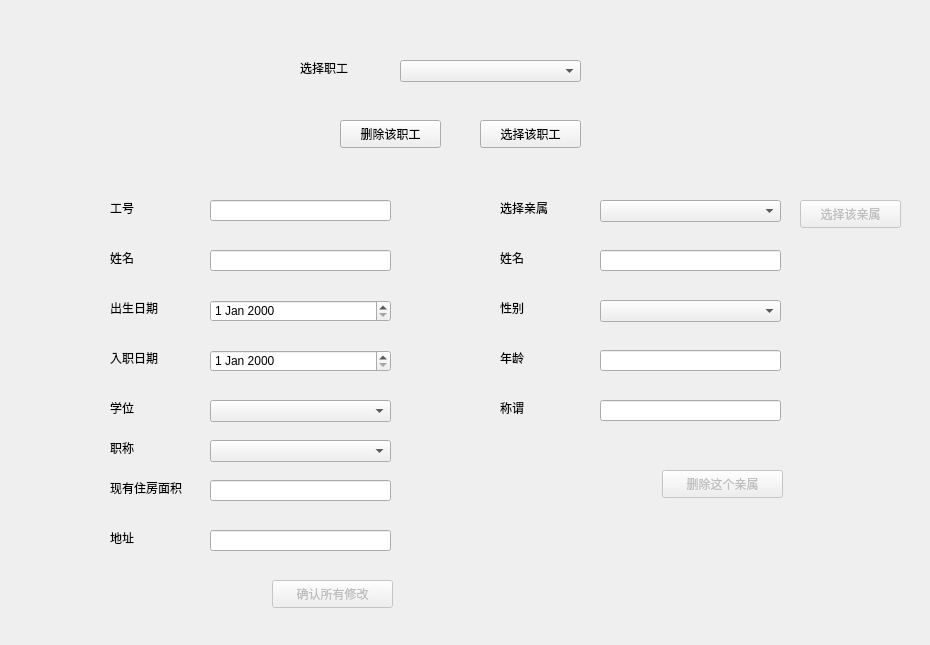
<?xml version="1.0" encoding="UTF-8"?>
<ui version="4.0">
 <class>EditWorkerInfo</class>
 <widget class="QWidget" name="EditWorkerInfo">
  <property name="geometry">
   <rect>
    <x>0</x>
    <y>0</y>
    <width>930</width>
    <height>645</height>
   </rect>
  </property>
  <property name="windowTitle">
   <string>编辑信息</string>
  </property>
  <widget class="QLabel" name="worker_id_label">
   <property name="geometry">
    <rect>
     <x>110</x>
     <y>200</y>
     <width>72</width>
     <height>15</height>
    </rect>
   </property>
   <property name="text">
    <string>工号</string>
   </property>
  </widget>
  <widget class="QLineEdit" name="workerIDEdit">
   <property name="geometry">
    <rect>
     <x>210</x>
     <y>200</y>
     <width>181</width>
     <height>21</height>
    </rect>
   </property>
  </widget>
  <widget class="QComboBox" name="chooseWorkerBox">
   <property name="geometry">
    <rect>
     <x>400</x>
     <y>60</y>
     <width>181</width>
     <height>22</height>
    </rect>
   </property>
  </widget>
  <widget class="QLabel" name="worker_label">
   <property name="geometry">
    <rect>
     <x>300</x>
     <y>60</y>
     <width>72</width>
     <height>15</height>
    </rect>
   </property>
   <property name="text">
    <string>选择职工</string>
   </property>
  </widget>
  <widget class="QPushButton" name="confirm_edit_button">
   <property name="enabled">
    <bool>false</bool>
   </property>
   <property name="geometry">
    <rect>
     <x>272</x>
     <y>580</y>
     <width>121</width>
     <height>28</height>
    </rect>
   </property>
   <property name="text">
    <string>确认所有修改</string>
   </property>
  </widget>
  <widget class="QLineEdit" name="WorkerNameEdit">
   <property name="geometry">
    <rect>
     <x>210</x>
     <y>250</y>
     <width>181</width>
     <height>21</height>
    </rect>
   </property>
  </widget>
  <widget class="QLabel" name="worker_name_label">
   <property name="geometry">
    <rect>
     <x>110</x>
     <y>250</y>
     <width>72</width>
     <height>15</height>
    </rect>
   </property>
   <property name="text">
    <string>姓名</string>
   </property>
  </widget>
  <widget class="QLabel" name="worker_date_label">
   <property name="geometry">
    <rect>
     <x>110</x>
     <y>350</y>
     <width>72</width>
     <height>15</height>
    </rect>
   </property>
   <property name="text">
    <string>入职日期</string>
   </property>
  </widget>
  <widget class="QLabel" name="worker_degree_label">
   <property name="geometry">
    <rect>
     <x>110</x>
     <y>400</y>
     <width>72</width>
     <height>15</height>
    </rect>
   </property>
   <property name="text">
    <string>学位</string>
   </property>
  </widget>
  <widget class="QLineEdit" name="WorkerAreaEdit">
   <property name="geometry">
    <rect>
     <x>210</x>
     <y>480</y>
     <width>181</width>
     <height>21</height>
    </rect>
   </property>
  </widget>
  <widget class="QLabel" name="worker_area_label">
   <property name="geometry">
    <rect>
     <x>110</x>
     <y>480</y>
     <width>91</width>
     <height>16</height>
    </rect>
   </property>
   <property name="text">
    <string>现有住房面积</string>
   </property>
  </widget>
  <widget class="QLineEdit" name="WorkerAddressEdit">
   <property name="geometry">
    <rect>
     <x>210</x>
     <y>530</y>
     <width>181</width>
     <height>21</height>
    </rect>
   </property>
  </widget>
  <widget class="QLabel" name="worker_address_label">
   <property name="geometry">
    <rect>
     <x>110</x>
     <y>530</y>
     <width>72</width>
     <height>15</height>
    </rect>
   </property>
   <property name="text">
    <string>地址</string>
   </property>
  </widget>
  <widget class="QPushButton" name="delete_this_relative_button">
   <property name="enabled">
    <bool>false</bool>
   </property>
   <property name="geometry">
    <rect>
     <x>662</x>
     <y>470</y>
     <width>121</width>
     <height>28</height>
    </rect>
   </property>
   <property name="text">
    <string>删除这个亲属</string>
   </property>
  </widget>
  <widget class="QLineEdit" name="relativeNameEdit">
   <property name="geometry">
    <rect>
     <x>600</x>
     <y>250</y>
     <width>181</width>
     <height>21</height>
    </rect>
   </property>
  </widget>
  <widget class="QLabel" name="relative_age_label">
   <property name="geometry">
    <rect>
     <x>500</x>
     <y>350</y>
     <width>72</width>
     <height>15</height>
    </rect>
   </property>
   <property name="text">
    <string>年龄</string>
   </property>
  </widget>
  <widget class="QLabel" name="relative_appellation_label">
   <property name="geometry">
    <rect>
     <x>500</x>
     <y>400</y>
     <width>72</width>
     <height>15</height>
    </rect>
   </property>
   <property name="text">
    <string>称谓</string>
   </property>
  </widget>
  <widget class="QLabel" name="relative_name_label">
   <property name="geometry">
    <rect>
     <x>500</x>
     <y>250</y>
     <width>72</width>
     <height>15</height>
    </rect>
   </property>
   <property name="text">
    <string>姓名</string>
   </property>
  </widget>
  <widget class="QLineEdit" name="relativeAgeEdit">
   <property name="geometry">
    <rect>
     <x>600</x>
     <y>350</y>
     <width>181</width>
     <height>21</height>
    </rect>
   </property>
  </widget>
  <widget class="QLineEdit" name="relativeAppellationEdit">
   <property name="geometry">
    <rect>
     <x>600</x>
     <y>400</y>
     <width>181</width>
     <height>21</height>
    </rect>
   </property>
  </widget>
  <widget class="QLabel" name="relative_label">
   <property name="geometry">
    <rect>
     <x>500</x>
     <y>200</y>
     <width>72</width>
     <height>15</height>
    </rect>
   </property>
   <property name="text">
    <string>选择亲属</string>
   </property>
  </widget>
  <widget class="QLabel" name="relative_gender_label">
   <property name="geometry">
    <rect>
     <x>500</x>
     <y>300</y>
     <width>72</width>
     <height>15</height>
    </rect>
   </property>
   <property name="text">
    <string>性别</string>
   </property>
  </widget>
  <widget class="QComboBox" name="chooseRelativeBox">
   <property name="geometry">
    <rect>
     <x>600</x>
     <y>200</y>
     <width>181</width>
     <height>22</height>
    </rect>
   </property>
  </widget>
  <widget class="QPushButton" name="confirmButton">
   <property name="geometry">
    <rect>
     <x>480</x>
     <y>120</y>
     <width>101</width>
     <height>28</height>
    </rect>
   </property>
   <property name="text">
    <string>选择该职工</string>
   </property>
  </widget>
  <widget class="QPushButton" name="confirmRelativeButton">
   <property name="enabled">
    <bool>false</bool>
   </property>
   <property name="geometry">
    <rect>
     <x>800</x>
     <y>200</y>
     <width>101</width>
     <height>28</height>
    </rect>
   </property>
   <property name="text">
    <string>选择该亲属</string>
   </property>
  </widget>
  <widget class="QLabel" name="worker_title_label">
   <property name="geometry">
    <rect>
     <x>110</x>
     <y>440</y>
     <width>72</width>
     <height>15</height>
    </rect>
   </property>
   <property name="text">
    <string>职称</string>
   </property>
  </widget>
  <widget class="QLabel" name="alertLabel">
   <property name="enabled">
    <bool>true</bool>
   </property>
   <property name="geometry">
    <rect>
     <x>150</x>
     <y>590</y>
     <width>72</width>
     <height>15</height>
    </rect>
   </property>
   <property name="text">
    <string/>
   </property>
  </widget>
  <widget class="QLabel" name="alertRelativelabel">
   <property name="enabled">
    <bool>true</bool>
   </property>
   <property name="geometry">
    <rect>
     <x>550</x>
     <y>480</y>
     <width>72</width>
     <height>15</height>
    </rect>
   </property>
   <property name="text">
    <string/>
   </property>
  </widget>
  <widget class="QPushButton" name="deletaWorkerButton">
   <property name="geometry">
    <rect>
     <x>340</x>
     <y>120</y>
     <width>101</width>
     <height>28</height>
    </rect>
   </property>
   <property name="text">
    <string>删除该职工</string>
   </property>
  </widget>
  <widget class="QDateEdit" name="NewWorkerDatedateEdit">
   <property name="geometry">
    <rect>
     <x>210</x>
     <y>350</y>
     <width>181</width>
     <height>22</height>
    </rect>
   </property>
  </widget>
  <widget class="QComboBox" name="WorkerDegreecomboBox">
   <property name="geometry">
    <rect>
     <x>210</x>
     <y>400</y>
     <width>181</width>
     <height>22</height>
    </rect>
   </property>
  </widget>
  <widget class="QComboBox" name="WorkerTitlecomboBox">
   <property name="geometry">
    <rect>
     <x>210</x>
     <y>440</y>
     <width>181</width>
     <height>22</height>
    </rect>
   </property>
  </widget>
  <widget class="QComboBox" name="RelativeGendercomboBox">
   <property name="geometry">
    <rect>
     <x>600</x>
     <y>300</y>
     <width>181</width>
     <height>22</height>
    </rect>
   </property>
  </widget>
  <widget class="QLabel" name="label">
   <property name="geometry">
    <rect>
     <x>110</x>
     <y>300</y>
     <width>72</width>
     <height>15</height>
    </rect>
   </property>
   <property name="text">
    <string>出生日期</string>
   </property>
  </widget>
  <widget class="QDateEdit" name="birthdateEdit">
   <property name="geometry">
    <rect>
     <x>210</x>
     <y>300</y>
     <width>181</width>
     <height>22</height>
    </rect>
   </property>
  </widget>
 </widget>
 <resources/>
 <connections/>
</ui>
